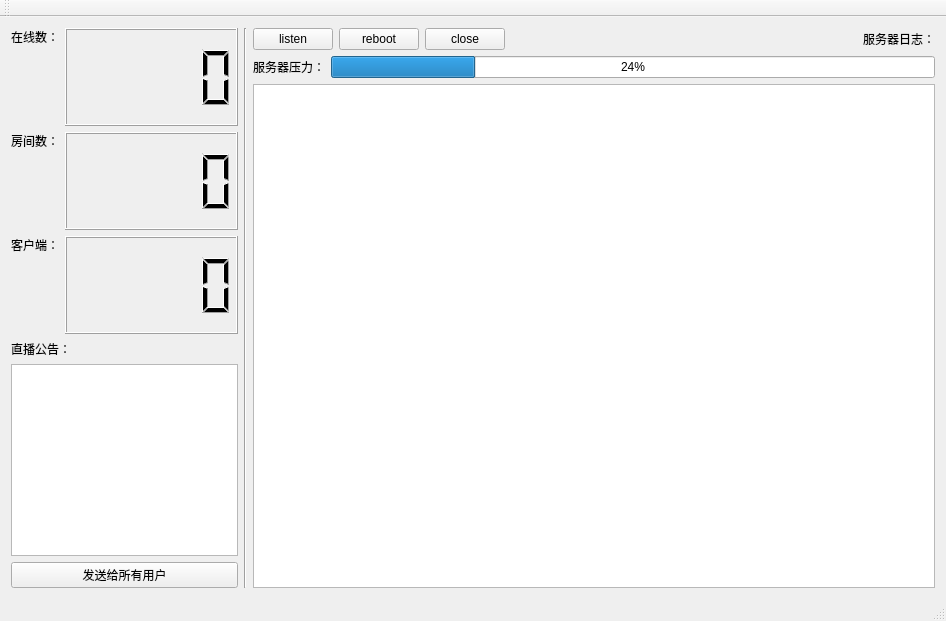
<?xml version="1.0" encoding="UTF-8"?>
<ui version="4.0">
 <class>MainWindow</class>
 <widget class="QMainWindow" name="MainWindow">
  <property name="windowModality">
   <enum>Qt::ApplicationModal</enum>
  </property>
  <property name="geometry">
   <rect>
    <x>0</x>
    <y>0</y>
    <width>946</width>
    <height>621</height>
   </rect>
  </property>
  <property name="windowTitle">
   <string>云直播服务器</string>
  </property>
  <property name="windowIcon">
   <iconset resource="pic.qrc">
    <normaloff>:/new/prefix1/logo_R.ico</normaloff>:/new/prefix1/logo_R.ico</iconset>
  </property>
  <widget class="QWidget" name="centralWidget">
   <layout class="QVBoxLayout" name="verticalLayout_6">
    <item>
     <layout class="QHBoxLayout" name="horizontalLayout_3" stretch="1,0,3">
      <item>
       <layout class="QVBoxLayout" name="verticalLayout_5" stretch="3,0,0,0">
        <item>
         <layout class="QHBoxLayout" name="horizontalLayout" stretch="0,1">
          <item>
           <layout class="QVBoxLayout" name="verticalLayout_2">
            <item>
             <widget class="QLabel" name="label_3">
              <property name="text">
               <string>在线数：</string>
              </property>
             </widget>
            </item>
            <item>
             <spacer name="verticalSpacer">
              <property name="orientation">
               <enum>Qt::Vertical</enum>
              </property>
              <property name="sizeHint" stdset="0">
               <size>
                <width>20</width>
                <height>40</height>
               </size>
              </property>
             </spacer>
            </item>
            <item>
             <widget class="QLabel" name="label_4">
              <property name="text">
               <string>房间数：</string>
              </property>
             </widget>
            </item>
            <item>
             <spacer name="verticalSpacer_3">
              <property name="orientation">
               <enum>Qt::Vertical</enum>
              </property>
              <property name="sizeHint" stdset="0">
               <size>
                <width>20</width>
                <height>40</height>
               </size>
              </property>
             </spacer>
            </item>
            <item>
             <widget class="QLabel" name="label_2">
              <property name="text">
               <string>客户端：</string>
              </property>
             </widget>
            </item>
            <item>
             <spacer name="verticalSpacer_4">
              <property name="orientation">
               <enum>Qt::Vertical</enum>
              </property>
              <property name="sizeHint" stdset="0">
               <size>
                <width>20</width>
                <height>40</height>
               </size>
              </property>
             </spacer>
            </item>
           </layout>
          </item>
          <item>
           <layout class="QVBoxLayout" name="verticalLayout_4">
            <item>
             <widget class="QLCDNumber" name="LCD_user"/>
            </item>
            <item>
             <widget class="QLCDNumber" name="LCD_room"/>
            </item>
            <item>
             <widget class="QLCDNumber" name="LCD_socket"/>
            </item>
           </layout>
          </item>
         </layout>
        </item>
        <item>
         <widget class="QLabel" name="label_5">
          <property name="text">
           <string>直播公告：</string>
          </property>
         </widget>
        </item>
        <item>
         <widget class="QTextEdit" name="te_public"/>
        </item>
        <item>
         <widget class="QPushButton" name="btn_send_public">
          <property name="text">
           <string>发送给所有用户</string>
          </property>
         </widget>
        </item>
       </layout>
      </item>
      <item>
       <widget class="Line" name="line">
        <property name="orientation">
         <enum>Qt::Vertical</enum>
        </property>
       </widget>
      </item>
      <item>
       <layout class="QVBoxLayout" name="verticalLayout">
        <item>
         <layout class="QHBoxLayout" name="horizontalLayout_2">
          <item>
           <widget class="QPushButton" name="btn_listen">
            <property name="text">
             <string>listen</string>
            </property>
            <property name="autoDefault">
             <bool>false</bool>
            </property>
            <property name="flat">
             <bool>false</bool>
            </property>
           </widget>
          </item>
          <item>
           <widget class="QPushButton" name="btn_reboot">
            <property name="text">
             <string>reboot</string>
            </property>
           </widget>
          </item>
          <item>
           <widget class="QPushButton" name="pushButton_2">
            <property name="text">
             <string>close</string>
            </property>
           </widget>
          </item>
          <item>
           <spacer name="horizontalSpacer">
            <property name="orientation">
             <enum>Qt::Horizontal</enum>
            </property>
            <property name="sizeHint" stdset="0">
             <size>
              <width>40</width>
              <height>20</height>
             </size>
            </property>
           </spacer>
          </item>
          <item>
           <widget class="QLabel" name="label">
            <property name="text">
             <string>服务器日志：</string>
            </property>
           </widget>
          </item>
         </layout>
        </item>
        <item>
         <layout class="QHBoxLayout" name="horizontalLayout_5">
          <item>
           <widget class="QLabel" name="label_6">
            <property name="text">
             <string>服务器压力：</string>
            </property>
           </widget>
          </item>
          <item>
           <widget class="QProgressBar" name="progressBar">
            <property name="value">
             <number>24</number>
            </property>
           </widget>
          </item>
         </layout>
        </item>
        <item>
         <layout class="QVBoxLayout" name="verticalLayout_3">
          <item>
           <widget class="QTextEdit" name="te_debug"/>
          </item>
         </layout>
        </item>
       </layout>
      </item>
     </layout>
    </item>
   </layout>
  </widget>
  <widget class="QMenuBar" name="menuBar">
   <property name="geometry">
    <rect>
     <x>0</x>
     <y>0</y>
     <width>946</width>
     <height>23</height>
    </rect>
   </property>
  </widget>
  <widget class="QToolBar" name="mainToolBar">
   <attribute name="toolBarArea">
    <enum>TopToolBarArea</enum>
   </attribute>
   <attribute name="toolBarBreak">
    <bool>false</bool>
   </attribute>
  </widget>
  <widget class="QStatusBar" name="statusBar"/>
 </widget>
 <layoutdefault spacing="6" margin="11"/>
 <resources>
  <include location="pic.qrc"/>
 </resources>
 <connections/>
</ui>
